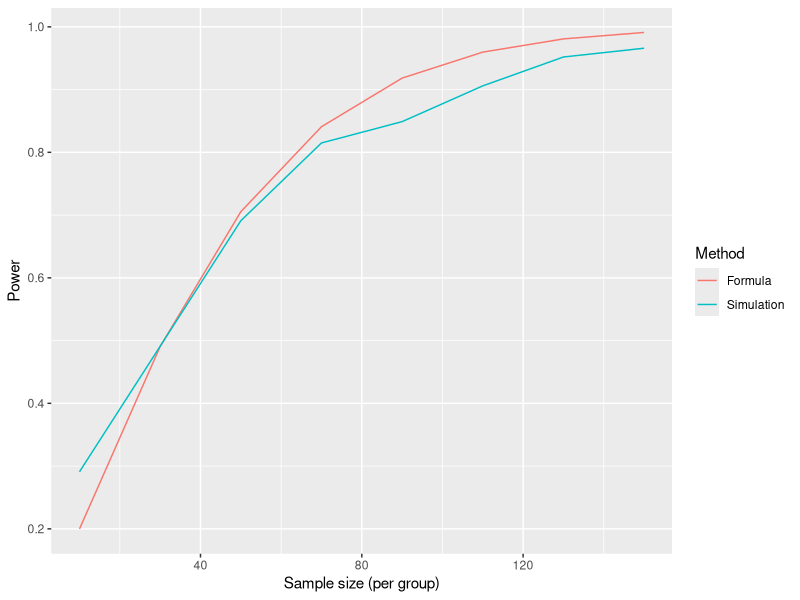
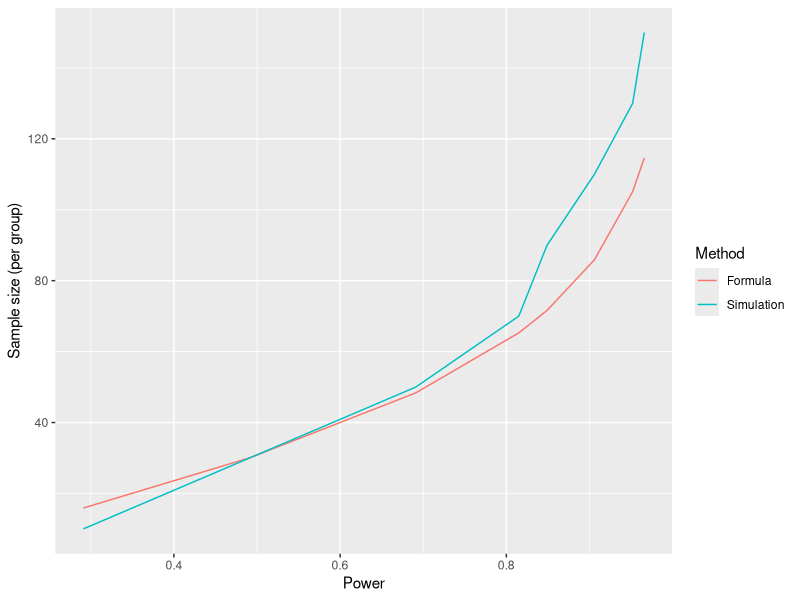

Here is the R script that generated these plots, in order: (Note: a time limit stopped this script after it produced the figures.)
# Basic Sample Size Calculation

#### Data Generating Function ####
create_rct_data <- function(n, procedure, mu_0, mu_1, sigma_0, sigma_1) {
  # Randomization procedure 1
  if (procedure == 1){
    group <- sample(rep(c(0,1),n)) 
  }
  
  # Randomization procedure 2: Binomial
  # most random way to generate the sequence:note that this result in non-equal 
  # sample size per arm
  if (procedure == 2){
    group <- (runif(2*n) > 0.5)*1
  }
  
  
  # Randomization procedure 3: Truncated Binomial
  else{
    group <- c()
    for (i in 1:(2*n)) {
      a <- sum(group == 1)
      b <- sum(group == 0)
      if (max(a, b) >= n) {
        group <- c(group, rep(1, n - a), rep(0, n - b))
        break
      }
      group <- c(group, (runif(1) > 0.5)*1)
    }
  }
  
  outcome <- ifelse(group == 0, rnorm(sum(group == 0),mean = mu_0, sd = sigma_0),
                    rnorm(sum(group == 1), mean = mu_1, sd = sigma_1))
  
  return(data.frame("group"=group, "outcome"=outcome))
}

# Test data-generating function
create_rct_data(n=5, 2, mu_0=2, mu_1=4, sigma_0=0.1, sigma_1=0.1)

# Test whether to reject null-hypothesis using z-test
run_test <- function(data) {
  #test_result <- t.test(outcome~group, data=data)
  #return(as.integer(test_result$p.value<0.05))
  
  group_means <- tapply(data$outcome, data$group, mean)
  group_sds <- tapply(data$outcome, data$group, sd)
  n1 <- sum(data$group == 0)
  n2 <- sum(data$group == 1)
  
  z_score <- (group_means[1] - group_means[2]) / sqrt((group_sds[1]^2 / n1) + (group_sds[2]^2 / n2))
  p_value <- 2 * (1 - pnorm(abs(z_score)))
  
  return(as.integer(p_value < 0.05))
}

#### Simulation Study ####
set.seed(43)
kSim <- 1000
power_sim <- data.frame(matrix(ncol = 2, nrow = 0))
colnames(power_sim) <- c("SampleSize","Power")
sample_size <- seq(10,150,20)
start_time <- Sys.time()
for (i in 1:length(sample_size)){
  df_temp <- data.frame(matrix(ncol = 3, nrow = 0))
  colnames(df_temp) <- c("nSim","sampleSize","test")
  #print(df_temp)
  for (k in 1:kSim){
    data <- create_rct_data(n = sample_size[i], 3, mu_0=17, mu_1=18, sigma_0=2, sigma_1=2)
    result <- run_test(data)
    # Do not use rbind, as it changes the original column names of the dataframe
    df_temp[k,] <- c(nSim = k,sampleSize = sample_size[i],test = result)
    #print(df_temp)
  }
  power_sim[i,] <- c(sample_size[i],sum(df_temp$test)/kSim)
}
print(power_sim)
end_time <- Sys.time()
print(end_time - start_time)

#### Check with the formula ####
power_formula <- function (n){
  pnorm(sqrt((n*(17-18)^2)/(2^2+2^2)) - qnorm(0.025, lower.tail=F))
}
power_fm <- sapply(sample_size, power_formula)

n_formula <- function (pw){
  (qnorm(0.025, lower.tail=F)+qnorm((1-pw), lower.tail = F))^2*(2^2+2^2)/((17-18)^2)
}
n_fm <- sapply(power_sim$Power, n_formula)
n_fm

library(ggplot2)
# x-sample size y-power plot
ggplot(data.frame(
  n = rep(sample_size, 2),
  power = c(power_sim$Power, power_fm),
  which = rep(c("Simulation","Formula"), each=length(sample_size))
), aes(x=n, y=power, color=factor(which))) +
  geom_line() +
  labs(color="Method", y="Power", x="Sample size (per group)")

# x-power y-sample size plot
ggplot(data.frame(
  power = rep(power_sim$Power, 2),
  n = c(power_sim$SampleSize, n_fm),
  which = rep(c("Simulation","Formula"), each=length(sample_size))
), aes(y=n, x=power, color=factor(which))) +
  geom_line() +
  labs(color="Method", x="Power", y="Sample size (per group)")

#### Package the simulation study in a function ####

# Input: number of simulation study, mean of control group, mean of experimental group, 
# variance of control group and experimental group, minimized sample size, maximized sample size and 
# the threshold of power

# Output: List of two elements: Table of sample size with its power, the minimum
# sample size that is over the threshold
sim_cpmean <- function(kSim,rp,step,mu_0,mu_1, sigma_0,sigma_1,min_sz,max_sz,threshold){
  #set.seed(43)
  power_sim <- data.frame(matrix(ncol = 2, nrow = 0))
  colnames(power_sim) <- c("SampleSize","Power")
  # Consider change it to bisection method
  sample_size <- seq(min_sz,max_sz,step)
  start_time <- Sys.time()
  for (i in 1:length(sample_size)){
    df_temp <- data.frame(matrix(ncol = 3, nrow = 0))
    colnames(df_temp) <- c("nSim","sampleSize","test")
    #print(df_temp)
    for (k in 1:kSim){
      data <- create_rct_data(n = sample_size[i], rp,mu_0=mu_0, mu_1=mu_1, sigma_0=sigma_0, sigma_1=sigma_1)
      result <- run_test(data)
      # Do not use rbind, as it changes the original column names of the dataframe
      df_temp[k,] <- c(nSim = k,sampleSize = sample_size[i],test = result)
      #print(df_temp)
    }
    power_sim[i,] <- c(sample_size[i],sum(df_temp$test)/kSim)
  }
  elgb_sz <- c()
  for (row in 1:dim(power_sim)[1]){
    if (power_sim[row,2] > threshold){
      elgb_sz <- c(elgb_sz,power_sim[row,1])
    }
  }
  if (length(elgb_sz)==0){
    elgb_sz <- c(max_sz)
    print("No eligible sample size is found to exceed the threshold!")
  }
  end_time <- Sys.time()
  print(end_time - start_time)
  return(list(power_sim,min(elgb_sz)))
}
#### Bisection ####
sim_cpmean2 <- function(kSim,rp,mu_0,mu_1, sigma_0,sigma_1,min_sz,max_sz,threshold){
  #set.seed(43)
  power_sim <- data.frame(matrix(ncol = 2, nrow = 0))
  colnames(power_sim) <- c("SampleSize","Power")
  # Consider change it to bisection method
  sample_size <- c(min_sz,max_sz)
  start_time <- Sys.time()
  i <- 1
  power_now <- 0
  while (abs(power_now - threshold) > 0.005 ) {
    df_temp <- data.frame(matrix(ncol = 3, nrow = 0))
    colnames(df_temp) <- c("nSim","sampleSize","test")
    #print(df_temp)
    for (k in 1:kSim){
      data <- create_rct_data(n = sample_size[i], rp,mu_0=mu_0, mu_1=mu_1, sigma_0=sigma_0, sigma_1=sigma_1)
      result <- run_test(data)
      # Do not use rbind, as it changes the original column names of the dataframe
      df_temp[k,] <- c(nSim = k,sampleSize = sample_size[i],test = result)
      #print(df_temp)
    }
    power_now <- sum(df_temp$test)/kSim
    power_sim[i,] <- c(sample_size[i],power_now)
    print(power_sim)
    if (i == 1) {
      i = i+1
      next
    }
    else{
      sample_size <- c(sample_size,round((sample_size[i]+sample_size[i-1])/2))
      print(sample_size)
      i = i+1
      }
    }
  end_time <- Sys.time()
  print(end_time - start_time)
  return(list(power_sim,power_sim[length(power_sim),]))
}
#print(sim_cpmean(100,10,17,18,2,2,100,150,0.9))
sim_cpmean2(1000,2,17,18,2,2,70,130,0.9)

#### Metrics ####
# Variability of n
min_n <- c()
for (i in 1:100){
  min_n <- c(min_n,sim_cpmean(1000,2,1,17,18,2,2,95,105,0.9)[[2]])
}
print(min_n)
print(var(min_n))
print(sd(min_n))

##### Sensitivity Analysis #####
kEvl = 100;kSim = 1000
# Changing randomization procedure

# Function to calculate min_nr for a specific randomization procedure
calc_min_nr <- function(rp) {
  min_nr <- c()
  for (i in 1:kEvl) {
    min_nr <- c(min_nr, sim_cpmean(kSim = kSim, rp = rp, step = 1,
                                   17, 18, 2, 2,
                                   min_sz = 95, max_sz = 105, threshold = 0.9)[[2]])}
  return(min_nr)
}

min_nr1 <- calc_min_nr(rp = 1)
min_nr2 <- calc_min_nr(rp = 2)
min_nr3 <- calc_min_nr(rp = 3)
min_nr <- list(min_nr1,min_nr2,min_nr3)
var_nr <- c(var(min_nr1),var(min_nr2),var(min_nr3))

print(var_nr)
freq_table1 <- table(min_nr3)
max_frequency1 <- max(freq_table1)
most_frequent_elements <- names(freq_table1)[freq_table1== max_frequency1]

cat("Most frequently occurring element(s): ", most_frequent_elements, "\n")
print(c(abs(n_formula(0.9)-mean(min_nr1)),abs(n_formula(0.9)-mean(min_nr2)),
        abs(n_formula(0.9)-mean(min_nr3))))

# Histogram
par(mfrow = c(3,1))
for (i in 1:3){
  hist(min_nr[[i]], main = paste("Histogram of n for Randomization Procedure " , i),
       xlab = "Minimum Sample Size")
}

# Number of simulation study
calc_min_nk <- function(kSim) {
  min_nk <- c()
  for (i in 1:kEvl) {
    min_nk <- c(min_nk, sim_cpmean(kSim = kSim, rp = 3, step = 1,
                                   17, 18, 2, 2,
                                   min_sz = 95, max_sz = 105, threshold = 0.9)[[2]])}
  return(min_nk)
}

kSims <- c(100,500,1000)
min_nk <- list();var_nk <- c();abs_nk <- c()

for (i in 1:length(kSims)) {
   min_nk0 <- calc_min_nk(kSims[i])
   min_nk[[i]] <- min_nk0
   var_nk <- c(var_nk,var(min_nk0))
   abs_nk <- c(abs_nk,abs(n_formula(0.9)-mean(min_nk0)))
}

print(abs_nk)
par(mfrow = c(3,1))
for (i in 1:length(kSims)){
  hist(min_nk[[i]], main = paste("Histogram of n for" , kSims[i], "of simulation replicates"),
       xlab = "Minimum Sample Size")
}

par(mfrow = c(1,1))
ggplot(data.frame(
  kSim = kSims,
  var = var_nk), aes(y=var_nk, x=kSim)) +
    geom_line() +
    labs(x="Number of Simulation Study", y="Variability of n")

# Threshold
# Note that at first we set step larger to see a small range of sample size and
# then set it smaller as 1 to find the more accurate estimation and run the simulation
min_nt1 <- c();min_nt2 <- c();min_nt3 <- c()
thresholds <- c(0.8,0.9,0.95)
for (k in 1:kEvl){
    min_nt1 <- c(min_nt1,sim_cpmean(kSim = kSim,rp = 3,step = 1,
                                    17,18,2,2,
                                    min_sz = 70,max_sz = 80,threshold = thresholds[1])[[2]])
    min_nt2 <- c(min_nt2,sim_cpmean(kSim = kSim,rp = 3,step = 1,
                                    17,18,2,2,
                                    min_sz = 95,max_sz = 110,threshold = thresholds[2])[[2]])
    min_nt3 <- c(min_nt3,sim_cpmean(kSim = kSim,rp = 3,step = 1,
                                    17,18,2,2,
                                    min_sz = 120,max_sz = 130,threshold = thresholds[3])[[2]])
  }

# for (k in 1:kEvl){
#   min_nt3 <- c(min_nt3,sim_cpmean(kSim = kSim,rp = 3,step = 1,
#                                   17,18,2,2,
#                                   min_sz = 120,max_sz = 130,threshold = thresholds[3])[[2]])
# }
var_nt <- c(var(min_nt1),var(min_nt2),var(min_nt3))
print(c(abs(n_formula(0.8)-mean(min_nt1)),abs(n_formula(0.9)-mean(min_nt2)),
        abs(n_formula(0.95)-mean(min_nt3))))

par(mfrow = c(3,1))
min_nt <- list(min_nt1,min_nt2,min_nt3)
for (i in 1:3){
  hist(min_nt[[i]], main = paste("Histogram of Power Threshold ", thresholds[i]),
       xlab = "Minimum Sample Size")
}

par(mfrow = c(1,1))
ggplot(data.frame(
  threshold = c(0.8,0.9,0.95),
  var = var_nt), aes(y=var, x=threshold))+
    geom_line() +
    labs(x="Power Threshold", y="Variability of n")

save(min_nr,min_nk,min_nt, 
    file = "/Users/beep/Downloads/申研/Cambridge/MRC BSU Internship/results2.Rdata")

### Retetet
